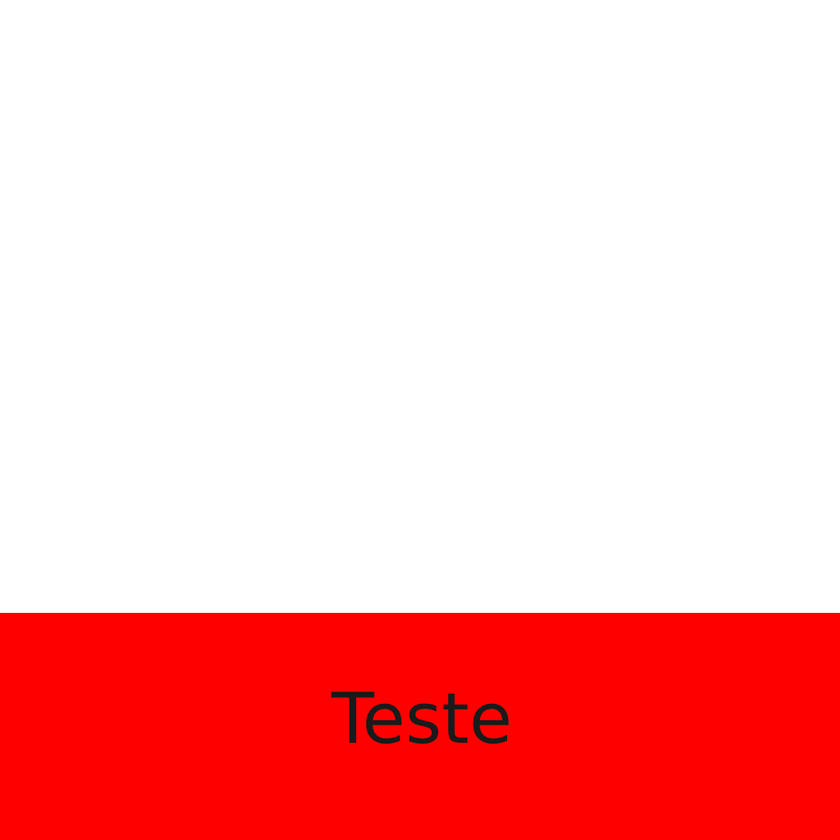
#> input picture resources/sources-base/source-teste.png, 840 x 840 px, shrunk from 1080 x 1080 before the run
$ python pillow-teste.py
#> lines starting #> are read from the running program, lines starting #| are printed output that depends on the picture
from PIL import Image
import os

os.chdir('D:\\RepositorioPy\\image-mani\\resources\\sources-base')
testeSource = Image.open('source-teste.png')
#> testeSource is the input picture: PIL image 840x840 RGB; mean R, G, B 254.1, 186.2, 186.2
copySourceimg = testeSource.copy()
os.close(1)

os.chdir('D:\\RepositorioPy\\image-mani\\resources\\sources-img')
imgTeste = Image.open('rato-fumando-editado.png')
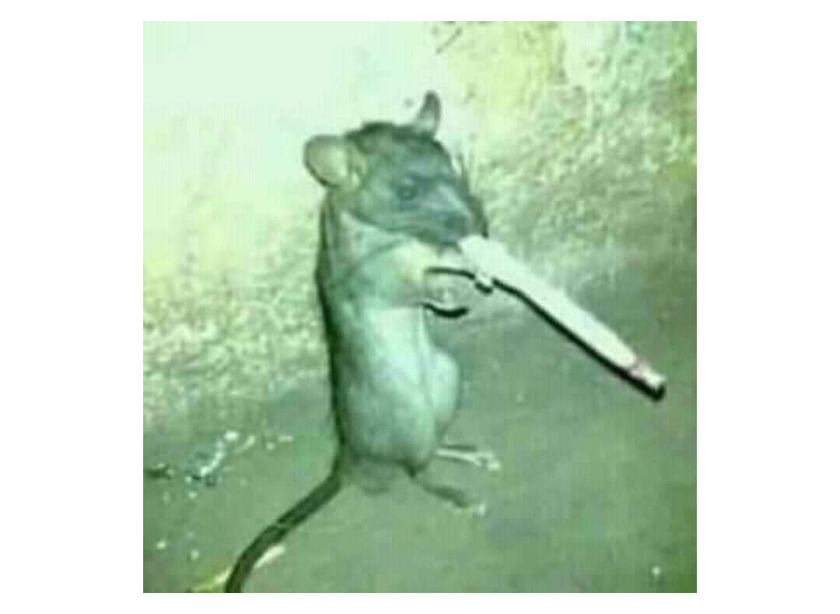
#> input picture resources/sources-img/rato-fumando-editado.png, 840 x 614 px, shrunk from 1080 x 790 before the run
#> imgTeste is the input picture: PIL image 840x614 RGB; mean R, G, B 192.4, 214.1, 190.9
copyImg = imgTeste.copy()

copySourceimg.paste(imgTeste, (0, 0))
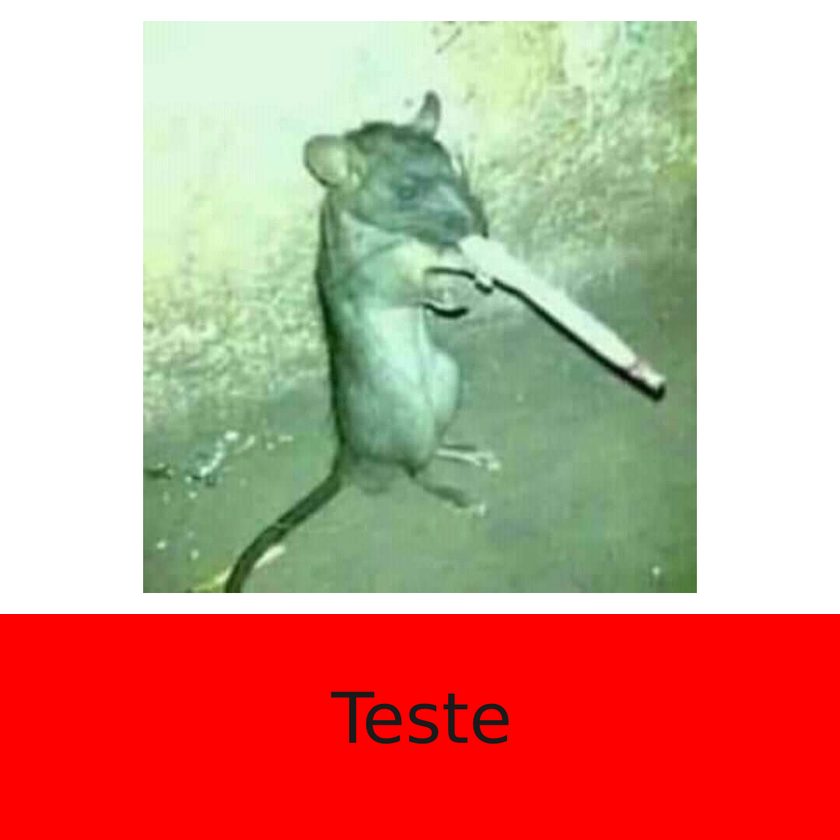
#> copySourceimg: PIL image 840x840 RGB; mean R, G, B 208.3, 156.6, 139.7
copySourceimg.save('Teste2.png')
